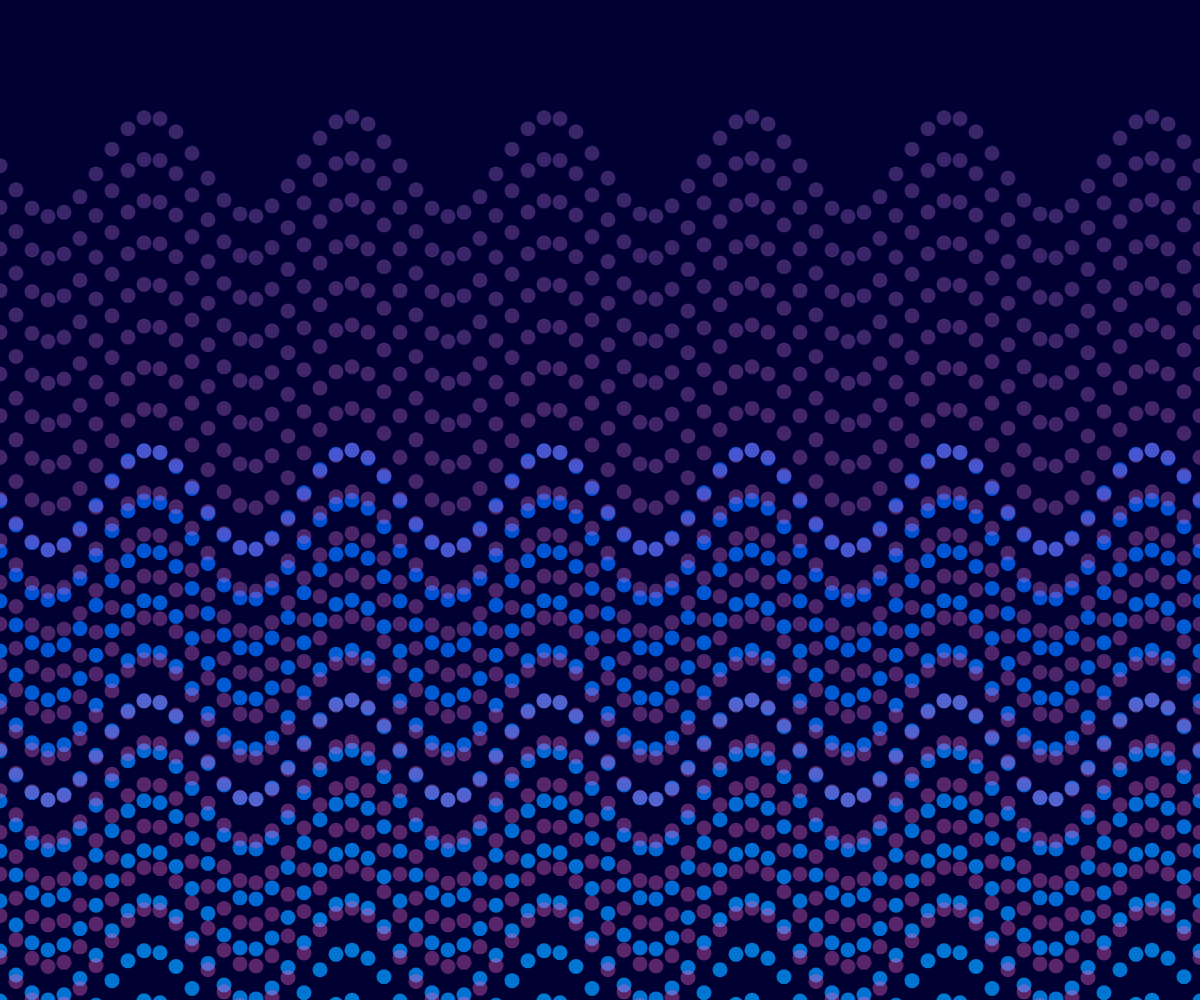
Frame 1 (no input)
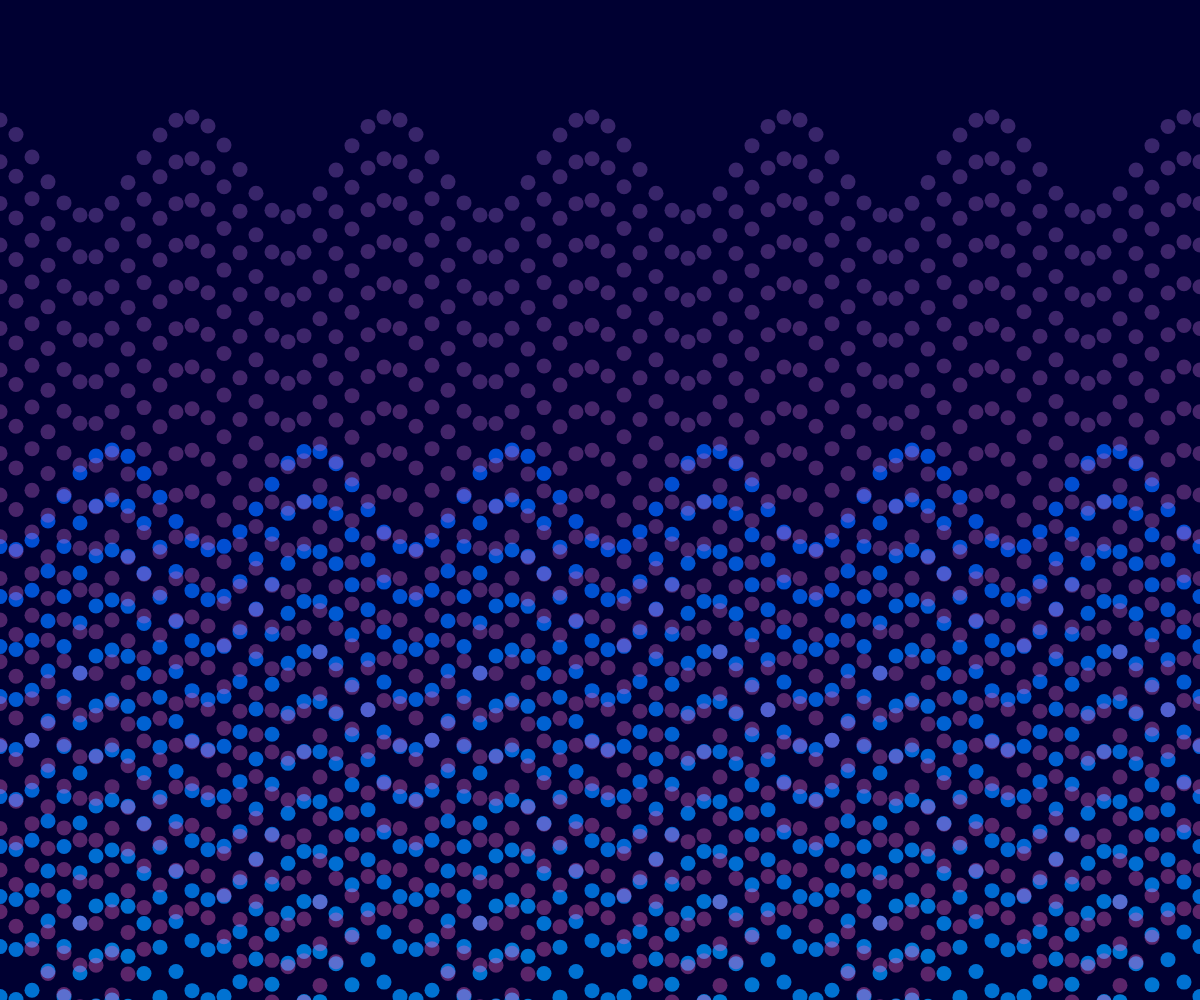
Frame 60 (no input)
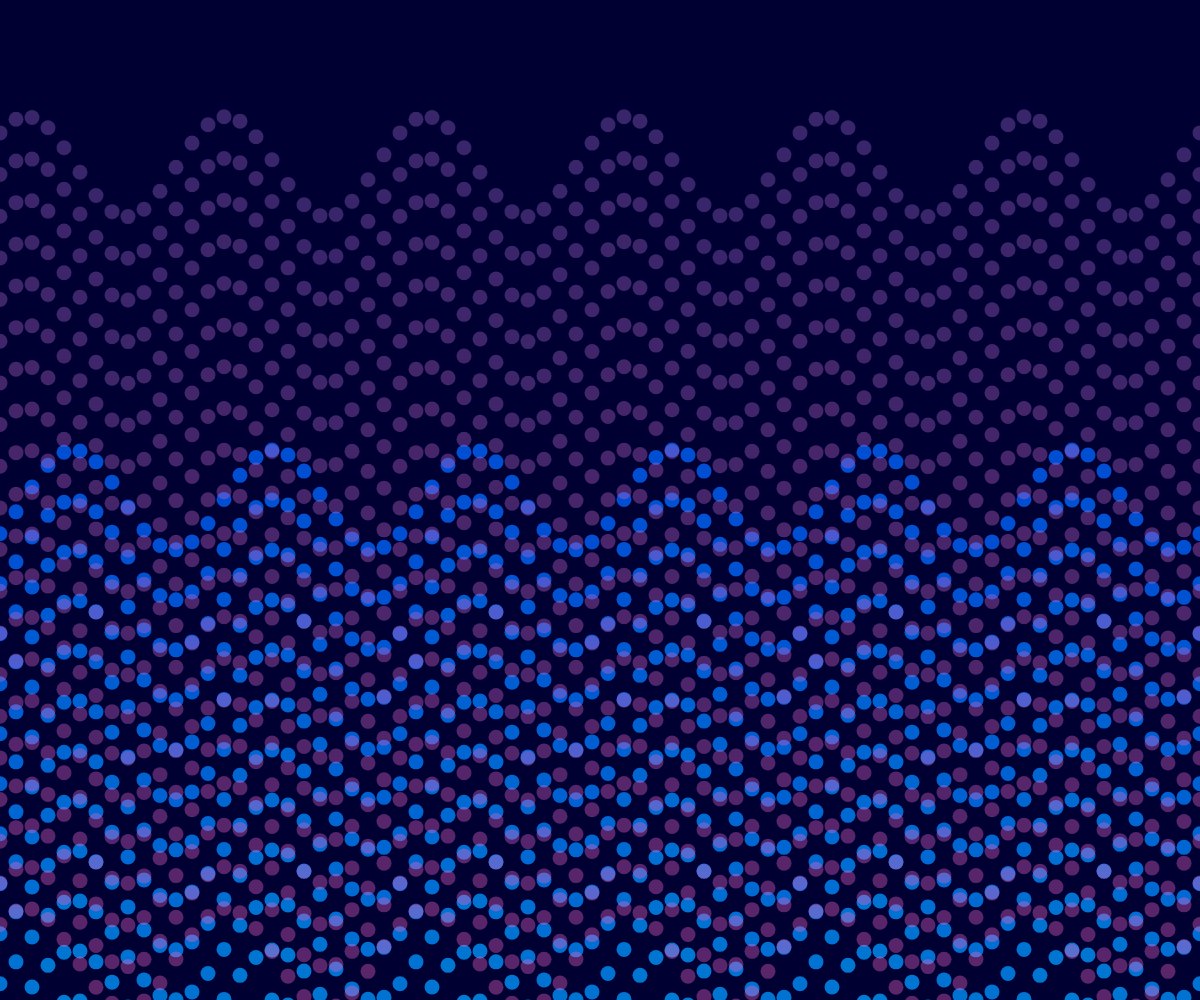
Frame 120 (the mouse pressed at the canvas centre since frame 60)

The p5.js sketch that drew these frames (run headless with seeded random() and noise() and a simulated clock; from frame 60 on, the mouse is pressed at the canvas centre):

// p5.js sketch
// ── sketch.js
      // define Wave class
class Wave {
  constructor(yOffset, color, direction) {
    this.yOffset = yOffset;
    this.color = color;
    this.amplitude = 50;
    this.period = 200;
    this.xSpacing = 16;
    this.w = windowWidth + this.xSpacing;
    this.theta = 0;
    this.direction = direction; // 1 for right, -1 for left
    this.yValues = new Array(floor(this.w / this.xSpacing));
  }

      // method to calculate wave
  calcWave() {
    this.theta += 0.02 * this.direction;
    let x = this.theta;

    for (let i = 0; i < this.yValues.length; i++) {
      this.yValues[i] = sin(x) * this.amplitude;
      x += (TWO_PI / this.period) * this.xSpacing;
    }
  }

      // method to display wave
  display() {
    noStroke();
    fill(this.color);
    for (let x = 0; x < this.yValues.length; x++) {
      ellipse(x * this.xSpacing, windowHeight / 2 + this.yValues[x] + this.yOffset, 15, 15);
    }
  }
}

let waves = [];

function setup() {
  createCanvas(windowWidth, windowHeight);

      // create 20 waves going to the right with blue gradient
  for (let i = 0; i < 20; i++) {
    let yOffset = map(i, -10, 10, -windowHeight / 2, windowHeight / 2);
    let col = color(0, 100 + i * 5, 300, 200);
    waves.push(new Wave(yOffset, col, 1));
  }
  
      // create 20 waves going to the left with purple gradient
  for (let i = 0; i < 20; i++) {
    let yOffset = map(i, 0, 20, -windowHeight / 3, windowHeight / 2);
    let col = color(150 + i * 5, 100, 200, 95);
    waves.push(new Wave(yOffset, col, -1));
  }
}

function draw() {
  background(0, 0, 50);
  
  for (let wave of waves) {
    wave.calcWave();
    wave.display();
  }
}

    // resize the canvas when the window is resized
function windowResized() {
  resizeCanvas(windowWidth, windowHeight);
  for (let wave of waves) {
    wave.w = windowWidth + wave.xSpacing;
    wave.yValues = new Array(floor(wave.w / wave.xSpacing));
  }
}
